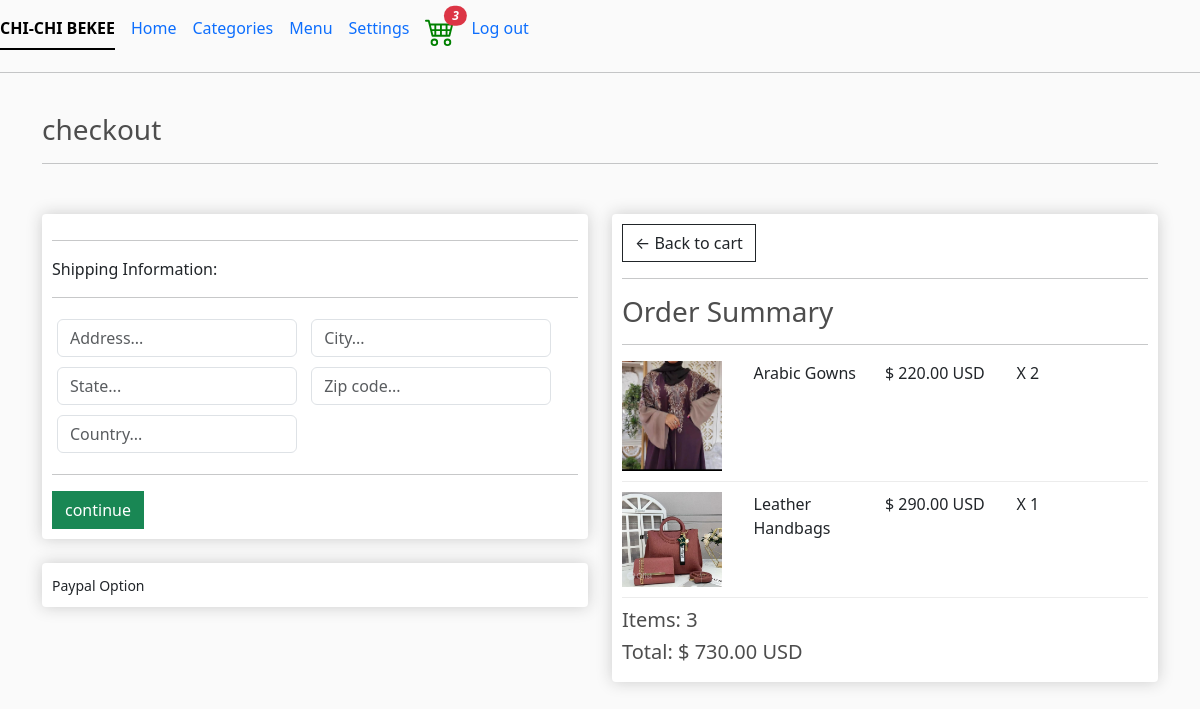
Page /checkout/ (signed in) on the committed database.
### fruits/models.py (models this page shows, shortened)
class OrderItem(models.Model):
    product = models.ForeignKey(Product, on_delete=models.SET_NULL, null=True)
    order = models.ForeignKey(Order, on_delete=models.SET_NULL, null=True)
    quantity = models.IntegerField("Quantity", default=0, null=True, blank=True)
    date_added = models.DateTimeField(auto_now_add=True)
    @property
    def get_total(self):
        total = self.product.price * self.quantity
        return total

class Product(models.Model):
    name = models.CharField("Name:", max_length=200)
    sizes = models.CharField("Sizes:", max_length=300)
    price = models.DecimalField("Price:",max_digits=7, decimal_places=2)
    digital = models.BooleanField(default=False,null=True,blank=True)
    image = models.ImageField(null=True, blank=True)
    @property
    def imageURL(self):
        try:
            url = self.image.url
        except:
            url = ''
        return url

class Order(models.Model):
    customer =models.ForeignKey(Customer, on_delete=models.SET_NULL, null=True, blank=True)
    date_ordered = models.DateTimeField("Date", auto_now_add=True)
    complete = models.BooleanField(default=False)
    transaction_id = models.CharField("Transaction Id", max_length=100, null=True)
    @property
    def shipping(self):
        shipping = False
        orderitems = self.orderitem_set.all()
        for i in orderitems:
            if i.product.digital == False:
                shipping = True
        return shipping
    @property
    def get_cart_total(self):
        orderitems = self.orderitem_set.all()
        total = sum([item.get_total for item in orderitems])
        return total
    @property
    def get_cart_items(self):
        orderitems = self.orderitem_set.all()
        total = sum ([item.quantity for item in orderitems])
        return total

### fruits/views.py (the view)
# urls.py: path('checkout/', views.checkout, name='checkout'),
def checkout(request):
    data = cartData(request)
    cartItems = data['cartItems']
    order = data['order']
    items = data['items']
    context = {'items':items, 'order':order, 'cartItems':cartItems}
    return render(request, 'checkout.html', context)

### fruits/utils.py (called while the page is built)
def cartData(request):
    if request.user.is_authenticated:
        customer = request.user.customer
        order, created = Order.objects.get_or_create(customer=customer, complete=False)
        items = order.orderitem_set.all()
        cartItems = order.get_cart_items
    else:
        cookieData = cookieCart(request)
        cartItems = cookieData['cartItems']
        order = cookieData['order']
        items = cookieData['items']
    return {'cartItems':cartItems,'order':order,'items':items}

### fruits/templates/checkout.html (shortened to what this page needs)
{% extends 'main.html' %}
{% load static %}
{% block content %}
     <h3>checkout</h3>
     <hr>
     <br>
     <div class="row">
          <div class="col-lg-6">
               <div class="box-element" id="form-wrapper">
                    <form id="form">
                         <div id="shipping-info">
                              <hr>
                              <p> Shipping Information:</p>
                              <hr>
                              <div class="form-field">
                                   <input class="form-control" type="text" name="address"
                                   placeholder="Address...">
                              </div>
                              <div class="form-field">
                                   <input class="form-control" type="text" name="city"
                                   placeholder="City...">
                              </div>
                              <div class="form-field">
                                   <input class="form-control" type="text" name="state"
                                   placeholder="State...">
                              </div>
                              <div class="form-field">
                                   <input class="form-control" type="text" name="zipcode"
                                   placeholder="Zip code...">
                              </div>
                              <div class="form-field">
                                   <input class="form-control" type="text" name="country"
                                   placeholder="Country...">
                              </div>
                         </div>
                         <hr>
                         <input id="form-button" class="btn btn-success btn-block" type="submit" value="continue">
                    </form>
               </div>
               <br>
               <div class="box-element" id="payment-info">
                    <small> Paypal Option</small>
               </div>
          </div>
          <div class="col-lg-6">
               <div class="box-element">
                    <a class="btn btn-outline-dark" href="{% url 'fruits:cart' %}">&#x2190;  Back to cart</a>
                    <hr>
                    <h3> Order Summary </h3>
                    <hr>
                    {% for item in items %}
                    <div class="cart-row">
                         <div style="flex:2"><img class="row-image" src="{{item.product.imageURL}}"></div>
                         <div style="flex:2"><p>{{item.product.name}}</p></div>
                         <div style="flex:2"><p>$ {{item.product.price|floatformat:2}} USD</p></div>
                         <div style="flex:2"><p>X {{item.quantity}} </p></div>
                    </div>
                    {% endfor %}
                    <h5>Items:   {{order.get_cart_items}} </h5>
                    <h5>Total:   $ {{order.get_cart_total|floatformat:2}} USD</h5>
               </div>
          </div>
     </div>
{% endblock content %}

### static/css/main.css (style rules this page uses)
body { background-color: hsl(0, 0%, 98%); }
h1,h2,h3,h4,h5,h6 { color:hsl(0, 0%, 30%); }
.box-element { box-shadow:hsl(0, 0%, 80%) 0 0 16px; background-color: #fff; border-radius: 4px; padding: 10px; }
.col-lg-4, .col-lg-6, .col-lg-8, .col-lg-12 { margin-top: 10px; }
.btn { border-radius: 0; }
.row-image { width: 100px; }
.form-field { width:250px; display: inline-block; padding: 5px; }
.cart-row { display: flex; align-items: flex-stretch; padding-bottom: 10px; margin-bottom: 10px; border-bottom: 1px solid #ececec; }

### rows in the picture
OrderItem: product.imageURL (picture), product.name "Arabic Gowns", product.price "220.00", quantity "2"
OrderItem: product.imageURL (picture), product.name "Leather Handbags", product.price "290.00", quantity "1"
Order: get_cart_items "3", get_cart_total "730.00"

### other values in the picture
{{ cartItems }} "3"
